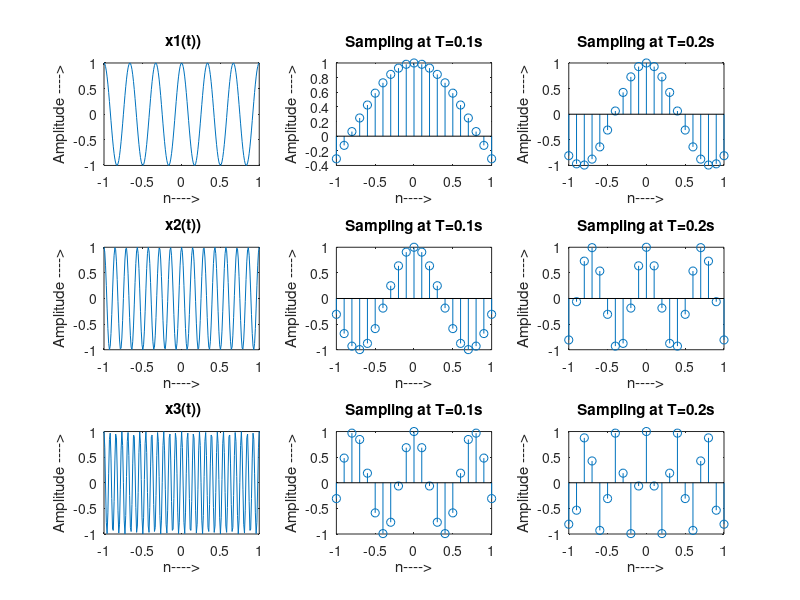

Write the MATLAB code that produced this figure.
t=-1:0.01:1;
x1=cos(6*pi*t);
x2=cos(14*pi*t);
x3=cos(26*pi*t);
n=-1:0.1:1;
x1s=cos(0.6*pi*n);
x2s=cos(1.4*pi*n);
x3s=cos(2.6*pi*n);
x1s1=cos(1.2*pi*n);
x2s2=cos(2.8*pi*n);
x3s3=cos(5.2*pi*n);

subplot(3,3,1);
plot(t,x1);
xlabel ('n---->');
ylabel ('Amplitude ---->');
title(' x1(t))');
subplot(3,3,2);
stem(n,x1s);
xlabel ('n---->');
ylabel ('Amplitude ---->');
title('Sampling at T=0.1s');
subplot(3,3,3);
stem(n,x1s1);
xlabel ('n---->');
ylabel ('Amplitude ---->');
title('Sampling at T=0.2s');

subplot(3,3,4);
plot(t,x2);
xlabel ('n---->');
ylabel ('Amplitude ---->');
title(' x2(t))');
subplot(3,3,5);
stem(n,x2s);
xlabel ('n---->');
ylabel ('Amplitude ---->');
title('Sampling at T=0.1s');

subplot(3,3,6);
stem(n,x2s2);
xlabel ('n---->');
ylabel ('Amplitude ---->');
title('Sampling at T=0.2s');
subplot(3,3,7);
plot(t,x3);
xlabel ('n---->');
ylabel ('Amplitude ---->');
title(' x3(t))');
subplot(3,3,8);
stem(n,x3s);
xlabel ('n---->');
ylabel ('Amplitude ---->');
title('Sampling at T=0.1s');
subplot(3,3,9);
stem(n,x3s3);
xlabel ('n---->');
ylabel ('Amplitude ---->');
title('Sampling at T=0.2s');
